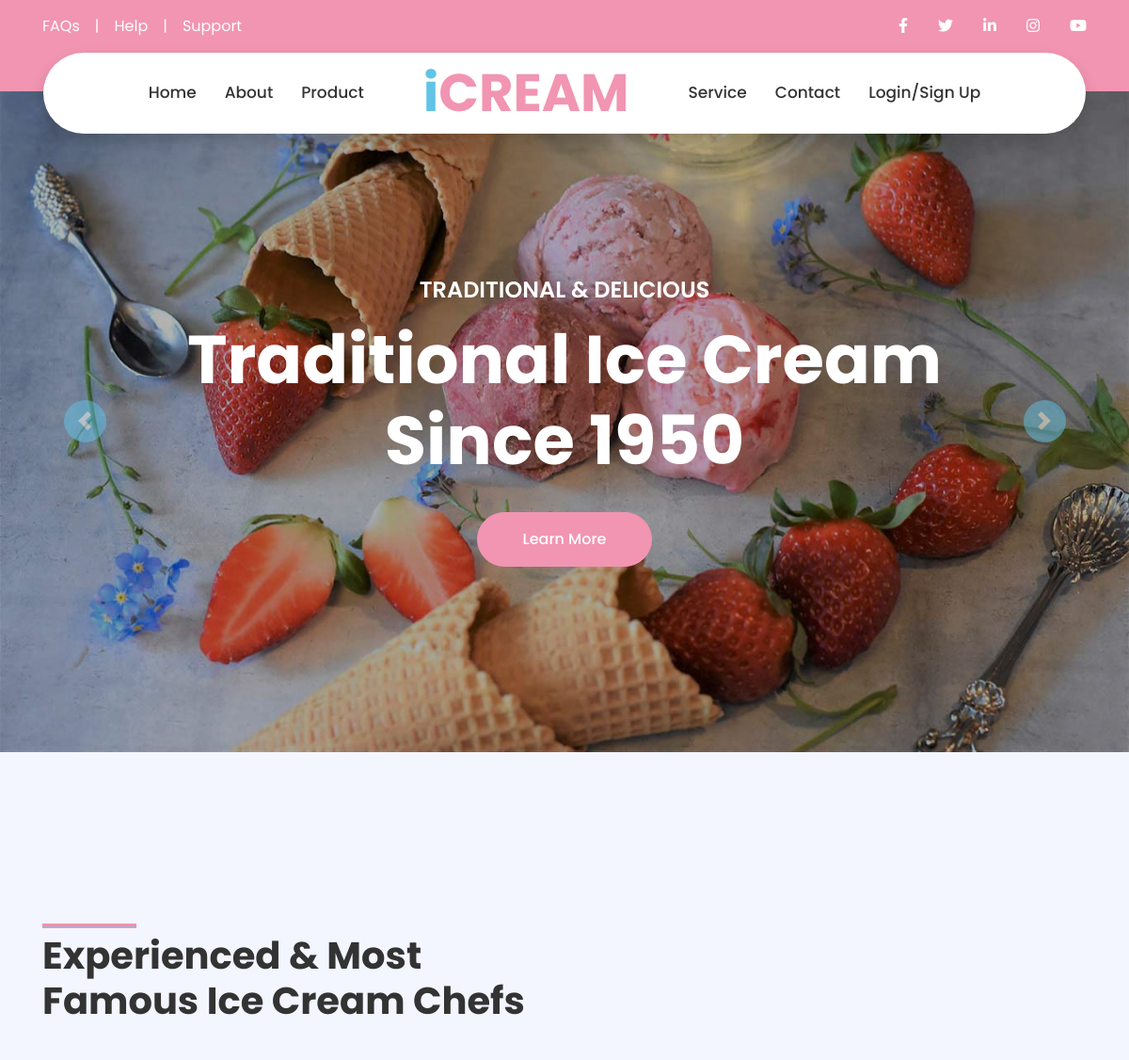
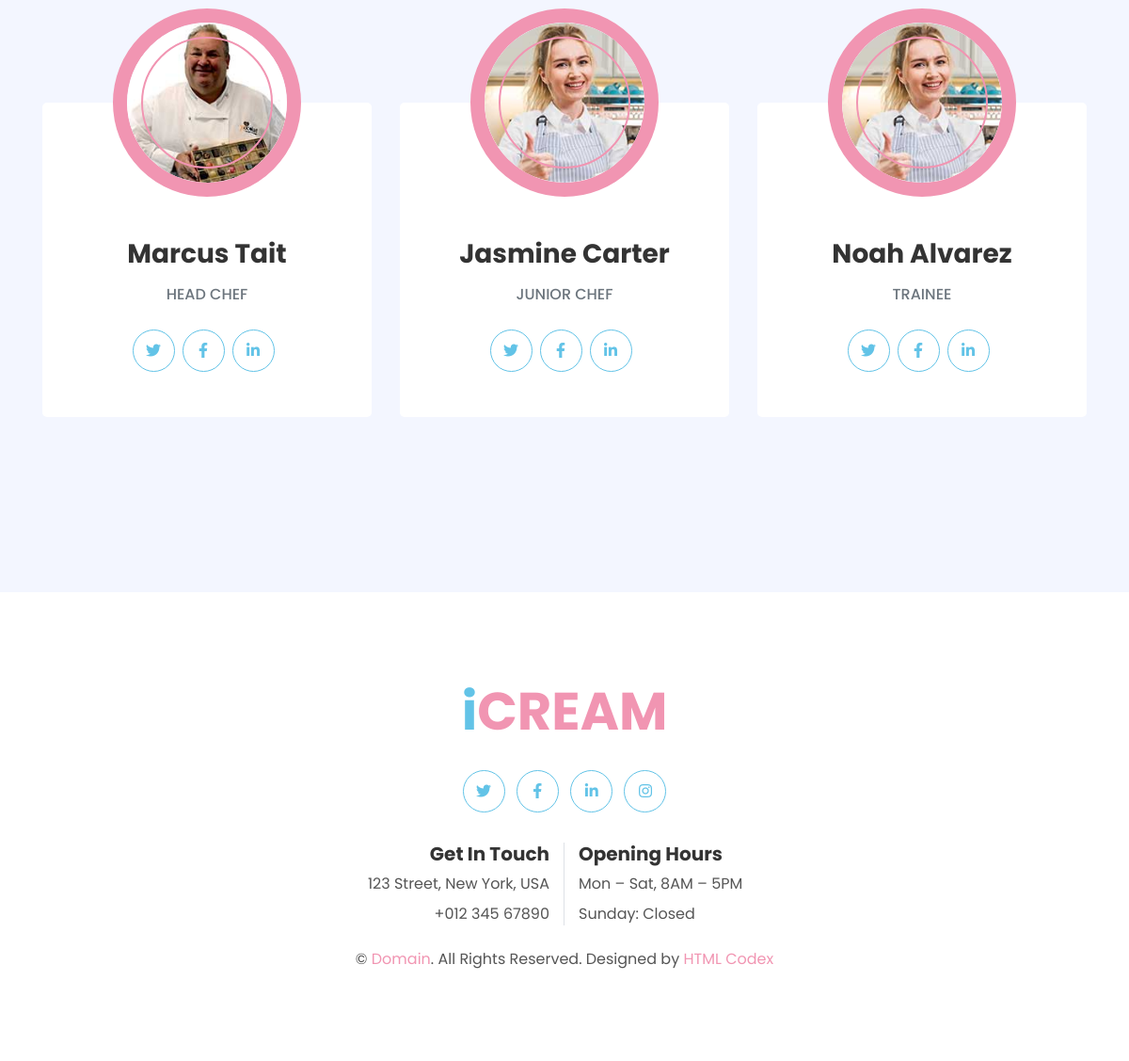
The page / on the database its author committed (2 pictures, top to bottom).
### products/models.py (models this page shows)
class chef(models.Model):
    chefName=models.CharField(max_length=100)
    featured_image=models.ImageField(null=True, blank=True)
    bio=models.TextField(null=True, blank=True)
    designation=models.CharField(max_length=100, null=True, blank=True)
    social_fb=models.CharField(max_length=100, null=True, blank=True)
    social_x=models.CharField(max_length=100, null=True, blank=True)
    social_ld=models.CharField(max_length=100, null=True, blank=True)
    created=models.DateTimeField(auto_now_add=True)
    id=models.UUIDField(default=uuid.uuid4,unique=True,primary_key=True,editable=False)
    def __str__(self):
        return self.chefName

### products/views.py (the view)
# urls.py: 2. Add a URL to urlpatterns:  path('', views.home, name='home')
def home(request):
    chefData=chef.objects.all()
    print(chefData)
    context={'chefData':chefData}
    return render(request,'products/home.html',context)

### products/templates/products/home.html (shortened to what this page needs)
{% extends 'main.html' %}
{% load static %}
{% block Content %}
        <div class="container-fluid p-0 mb-5 pb-5">
            <div id="header-carousel" class="carousel slide" data-ride="carousel">
                <div class="carousel-inner">
                    <div class="carousel-item active">
                        <img class="w-100" src="{% static 'images/carousel-1.jpg' %}" alt="Image">
                        <div class="carousel-caption d-flex flex-column align-items-center justify-content-center">
                            <div class="p-3" style="max-width: 900px;">
                                <h4 class="text-white text-uppercase mb-md-3">Traditional & Delicious</h4>
                                <h1 class="display-3 text-white mb-md-4">Traditional Ice Cream Since 1950</h1>
                                <a href="" class="btn btn-primary py-md-3 px-md-5 mt-2">Learn More</a>
                            </div>
                        </div>
                    </div>
                </div>
                <a class="carousel-control-prev" href="#header-carousel" data-slide="prev">
                    <div class="btn btn-secondary px-0" style="width: 45px; height: 45px;">
                        <span class="carousel-control-prev-icon mb-n1"></span>
                    </div>
                </a>
                <a class="carousel-control-next" href="#header-carousel" data-slide="next">
                    <div class="btn btn-secondary px-0" style="width: 45px; height: 45px;">
                        <span class="carousel-control-next-icon mb-n1"></span>
                    </div>
                </a>
            </div>
        </div>
 <div class="container-fluid py-5">
    <div class="container py-5">
        <div class="row">
            <div class="col-lg-6">
                <h1 class="section-title position-relative mb-5">Experienced & Most Famous Ice Cream Chefs</h1>
            </div>
            <div class="col-lg-6 mb-5 mb-lg-0 pb-5 pb-lg-0"></div>
        </div>
        <div class="row">
            <div class="col-12">
                <div class="owl-carousel team-carousel">
                    {% for data in chefData %}
                    <div class="team-item">
                        <div class="team-img mx-auto">
                            <img class="rounded-circle w-100 h-100" src="{{data.featured_image.url}}" style="object-fit: cover;">
                        </div>
                        <div class="position-relative text-center bg-light rounded px-4 py-5" style="margin-top: -100px;">
                            <h3 class="font-weight-bold mt-5 mb-3 pt-5">{{data.chefName}}</h3>
                            <h6 class="text-uppercase text-muted mb-4">{{ data.designation}}</h6>
                            <div class="d-flex justify-content-center pt-1">
                                <a class="btn btn-outline-secondary btn-social mr-2" href="{{data.social_x}}"><i class="fab fa-twitter"></i></a>
                                <a class="btn btn-outline-secondary btn-social mr-2" href="{{data.social_fb}}"><i class="fab fa-facebook-f"></i></a>
                                <a class="btn btn-outline-secondary btn-social mr-2" href="{{data.social_ld}}"><i class="fab fa-linkedin-in"></i></a>
                            </div>
                        </div>
                    </div>
                    {% endfor %}
                </div>
            </div>
        </div>
    </div>
</div>
{% endblock Content %}

### rows shown on the page
chef: featured_image (picture), chefName "Marcus Tait", designation "HEAD CHEF"
chef: featured_image (picture), chefName "Jasmine Carter", designation "JUNIOR CHEF"
chef: featured_image (picture), chefName "Noah Alvarez", designation "TRAINEE"
